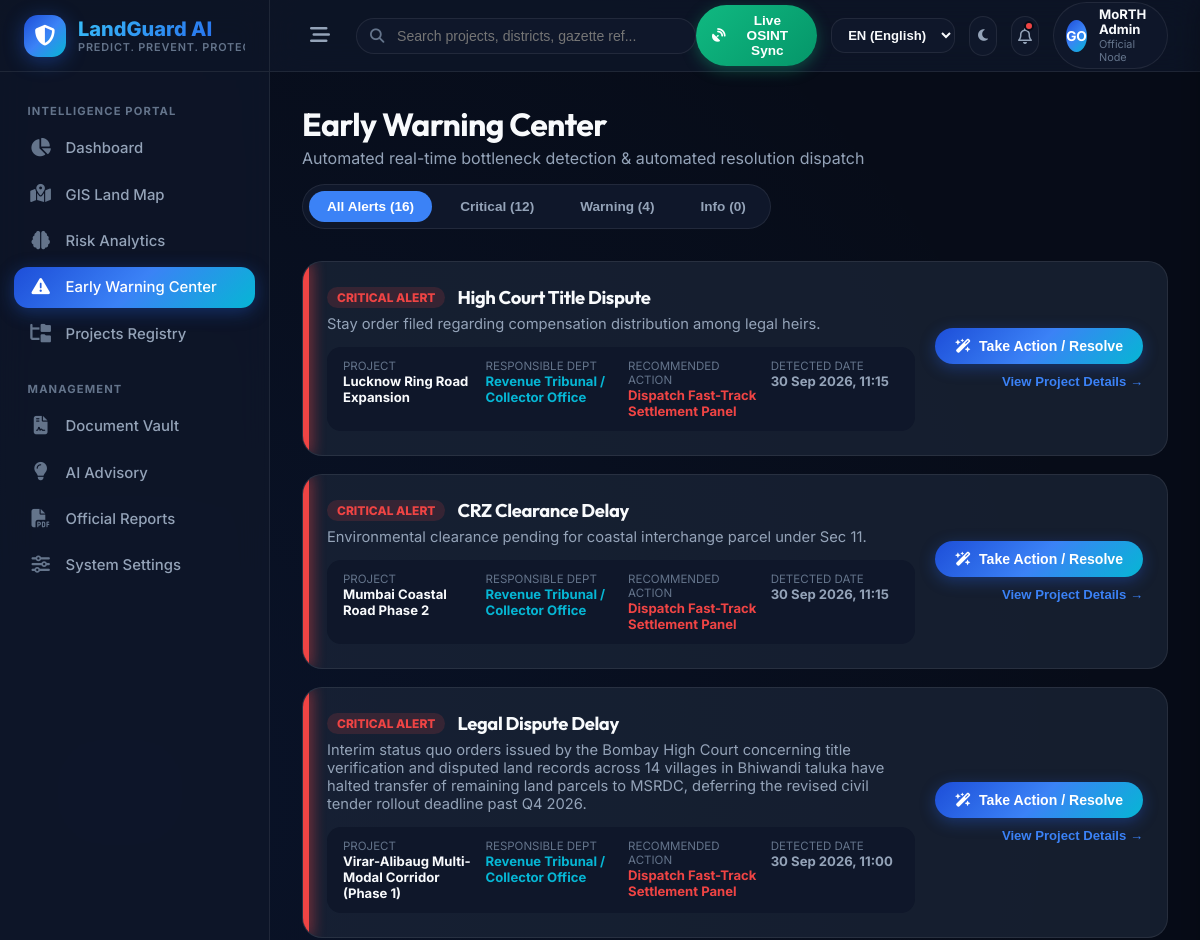
The app's page /alerts/ (upper part), older data.
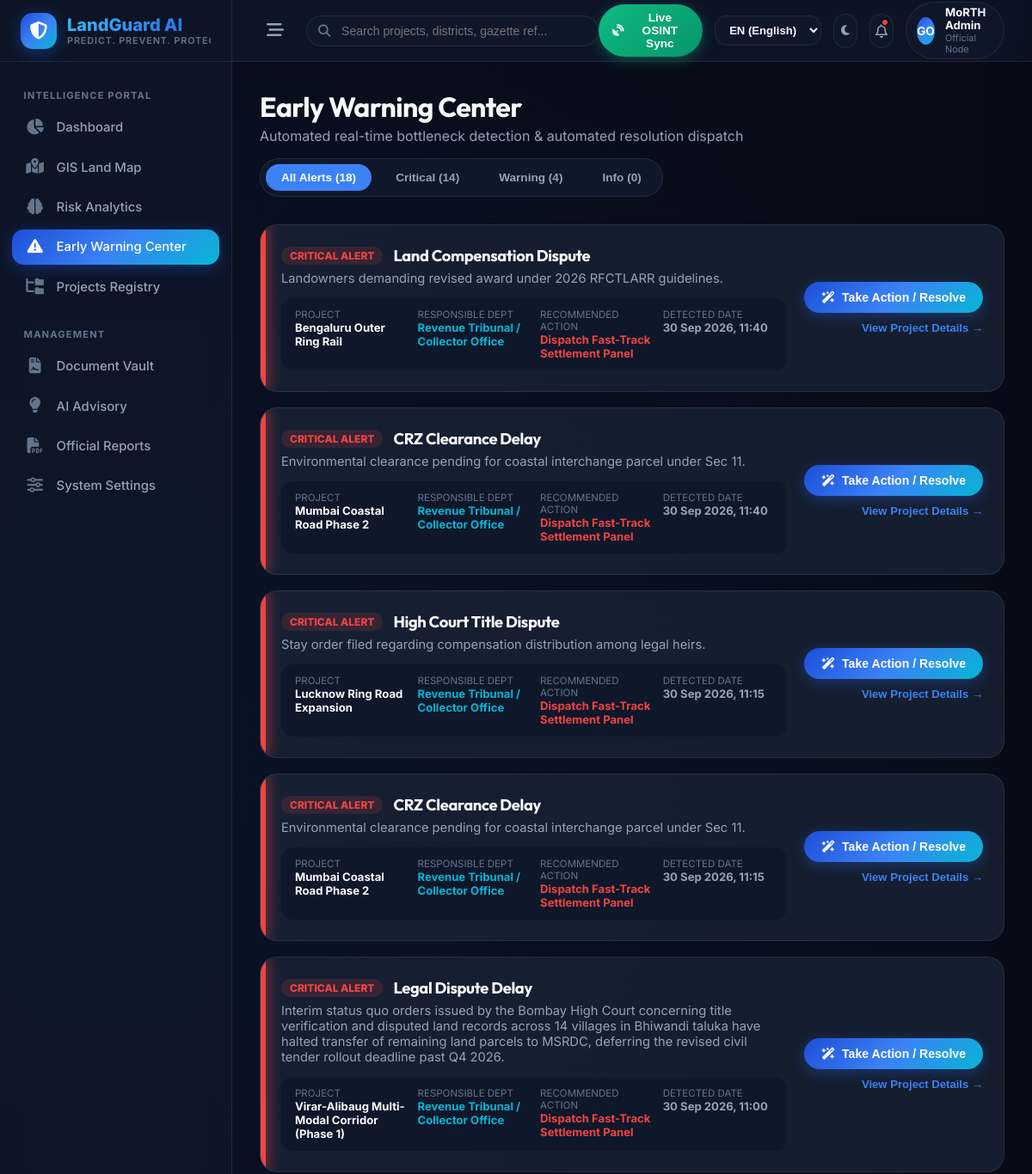
The same page, newer data.
### alerts/models.py (models this page shows, shortened)
class Alert(models.Model):
    SEVERITY_CHOICES = (
        ('INFO', 'Information'),
        ('WARNING', 'Warning'),
        ('CRITICAL', 'Critical'),
    )
    STATUS_CHOICES = (
        ('Open', 'Open'),
        ('In Progress', 'In Progress'),
        ('Resolved', 'Resolved'),
    )
    project = models.ForeignKey(Project, on_delete=models.CASCADE, related_name='alerts')
    alert_type = models.CharField(max_length=100)
    severity = models.CharField(max_length=20, choices=SEVERITY_CHOICES)
    message = models.TextField()
    status = models.CharField(max_length=50, choices=STATUS_CHOICES, default='Open')
    created_at = models.DateTimeField(auto_now_add=True)
    resolved_at = models.DateTimeField(null=True, blank=True)

### dashboard/models.py (models this page shows, shortened)
class Project(models.Model):
    PROJECT_STATUS_CHOICES = (
        ('Planning', 'Planning'),
        ('Active', 'Active'),
        ('Delayed', 'Delayed'),
        ('Completed', 'Completed'),
    )
    project_id = models.CharField(max_length=100, unique=True)
    project_name = models.CharField(max_length=255)
    project_type = models.CharField(max_length=100)
    state = models.CharField(max_length=100)
    district = models.CharField(max_length=100)
    latitude = models.DecimalField(max_digits=9, decimal_places=6, null=True, blank=True)
    longitude = models.DecimalField(max_digits=9, decimal_places=6, null=True, blank=True)
    total_land_area = models.DecimalField(max_digits=12, decimal_places=2, help_text="In Hectares")
    acquired_land_area = models.DecimalField(max_digits=12, decimal_places=2, default=0.0)
    pending_land_area = models.DecimalField(max_digits=12, decimal_places=2, default=0.0)
    compensation_status = models.CharField(max_length=50, default='Pending')
    legal_dispute_status = models.CharField(max_length=50, default='No Disputes')
    approval_status = models.CharField(max_length=50, default='Pending')
    possession_status = models.CharField(max_length=50, default='Pending')
    rehabilitation_status = models.CharField(max_length=50, default='Not Required')
    project_status = models.CharField(max_length=50, choices=PROJECT_STATUS_CHOICES, default='Planning')
    expected_completion_date = models.DateField(null=True, blank=True)
    created_at = models.DateTimeField(auto_now_add=True)
    updated_at = models.DateTimeField(auto_now=True)

### dashboard/views.py (the view)
# urls.py: path('alerts/', views.alerts_view, name='alerts'),
def alerts_view(request):
    alerts = Alert.objects.select_related('project').all().order_by('-created_at')
    critical_alerts = alerts.filter(severity='CRITICAL').count()
    warning_alerts = alerts.filter(severity='WARNING').count()
    info_alerts = alerts.filter(severity='INFO').count()
    open_alerts = alerts.filter(status='Open').count()
    context = {
        'alerts': alerts,
        'critical_alerts': critical_alerts,
        'warning_alerts': warning_alerts,
        'info_alerts': info_alerts,
        'open_alerts': open_alerts,
    }
    return render(request, 'dashboard/alerts.html', context)

### templates/dashboard/alerts.html (shortened to what the changed rows need)
{% extends 'base.html' %}
{% block content %}
<div class="alerts-header">
    <div>
        <h1 style="font-size: 2rem; color: var(--text-primary); margin-bottom: 4px;">Early Warning Center</h1>
    </div>
    <div class="alerts-filter-tabs">
        <button class="tab-btn active" onclick="filterAlerts('ALL', this)">All Alerts ({{ alerts.count }})</button>
        <button class="tab-btn" onclick="filterAlerts('CRITICAL', this)">Critical ({{ critical_alerts }})</button>
        <button class="tab-btn" onclick="filterAlerts('WARNING', this)">Warning ({{ warning_alerts }})</button>
        <button class="tab-btn" onclick="filterAlerts('INFO', this)">Info ({{ info_alerts }})</button>
    </div>
</div>
<div class="alert-card-grid" id="alertGrid">
    {% for alert in alerts %}
    <div class="alert-card-item {% if alert.severity == 'CRITICAL' %}sev-critical{% elif alert.severity == 'WARNING' %}sev-warning{% else %}sev-info{% endif %}" data-severity="{{ alert.severity }}">
        <div style="flex: 1;">
            <div style="display: flex; align-items: center; gap: 12px; margin-bottom: 6px;">
                <span style="font-size: 0.75rem; font-weight: 800; padding: 3px 10px; border-radius: var(--radius-full); text-transform: uppercase; background: {% if alert.severity == 'CRITICAL' %}rgba(239,68,68,0.15); color: #ef4444;{% elif alert.severity == 'WARNING' %}rgba(245,158,11,0.15); color: #f59e0b;{% else %}rgba(59,130,246,0.15); color: #3b82f6;{% endif %};">
                    {{ alert.severity }} ALERT
                </span>
                <h3 style="font-size: 1.15rem; color: var(--text-primary); margin: 0;">{{ alert.alert_type }}</h3>
            </div>
            <p style="color: var(--text-secondary); font-size: 0.92rem; margin-bottom: 8px;">{{ alert.message }}</p>
            <div class="alert-details-meta">
                <div>
                    <span style="color: var(--text-muted); display: block; font-size: 0.72rem;">PROJECT</span>
                    <strong style="color: var(--text-primary);">{{ alert.project.project_name }}</strong>
                </div>
                <div>
                    <span style="color: var(--text-muted); display: block; font-size: 0.72rem;">RESPONSIBLE DEPT</span>
                    <strong style="color: var(--brand-cyan);">Revenue Tribunal / Collector Office</strong>
                </div>
                <div>
                    <span style="color: var(--text-muted); display: block; font-size: 0.72rem;">RECOMMENDED ACTION</span>
                    <strong style="color: #ef4444;">Dispatch Fast-Track Settlement Panel</strong>
                </div>
                <div>
                    <span style="color: var(--text-muted); display: block; font-size: 0.72rem;">DETECTED DATE</span>
                    <strong style="color: var(--text-secondary);">{{ alert.created_at|date:"d M Y, H:i" }}</strong>
                </div>
            </div>
        </div>
        <div style="margin-left: 20px; display: flex; flex-direction: column; gap: 10px; align-items: flex-end;">
            {% if alert.status == 'Open' %}
            <button class="btn-action-resolve" onclick="openResolverModal('{{ alert.id }}', '{{ alert.alert_type|escapejs }}', '{{ alert.project.project_name|escapejs }}')">
                <i class="fa-solid fa-wand-magic-sparkles"></i> Take Action / Resolve
            </button>
            {% else %}
            <span style="color: var(--status-safe); font-weight: bold; background: rgba(16, 185, 129, 0.15); padding: 8px 16px; border-radius: var(--radius-full); border: 1px solid rgba(16, 185, 129, 0.3);">
                <i class="fa-solid fa-check-circle"></i> Resolved
            </span>
            {% endif %}
            <button style="background: transparent; border: none; color: var(--brand-accent); font-size: 0.82rem; cursor: pointer; font-weight: 600;" onclick="openProjectModal('{{ alert.project.project_id }}')">
                View Project Details →
            </button>
        </div>
    </div>
    {% endfor %}
</div>
{% endblock %}

Row changes from the older to the newer data that the page shows:
added Alert: severity "CRITICAL", alert_type "Land Compensation Dispute", message "Landowners demanding revised award under 2026 RFCTLARR guidelines.", project.project_name "Bengaluru Outer Ring Rail", created_at "30 Sep 2026, 11:40"
added Alert: severity "CRITICAL", alert_type "CRZ Clearance Delay", message "Environmental clearance pending for coastal interchange parcel under Sec 11.", project.project_name "Mumbai Coastal Road Phase 2", created_at "30 Sep 2026, 11:40"
Text that changed along with them:
{{ alerts.count }}: "16" → "18"
{{ critical_alerts }}: "12" → "14"
